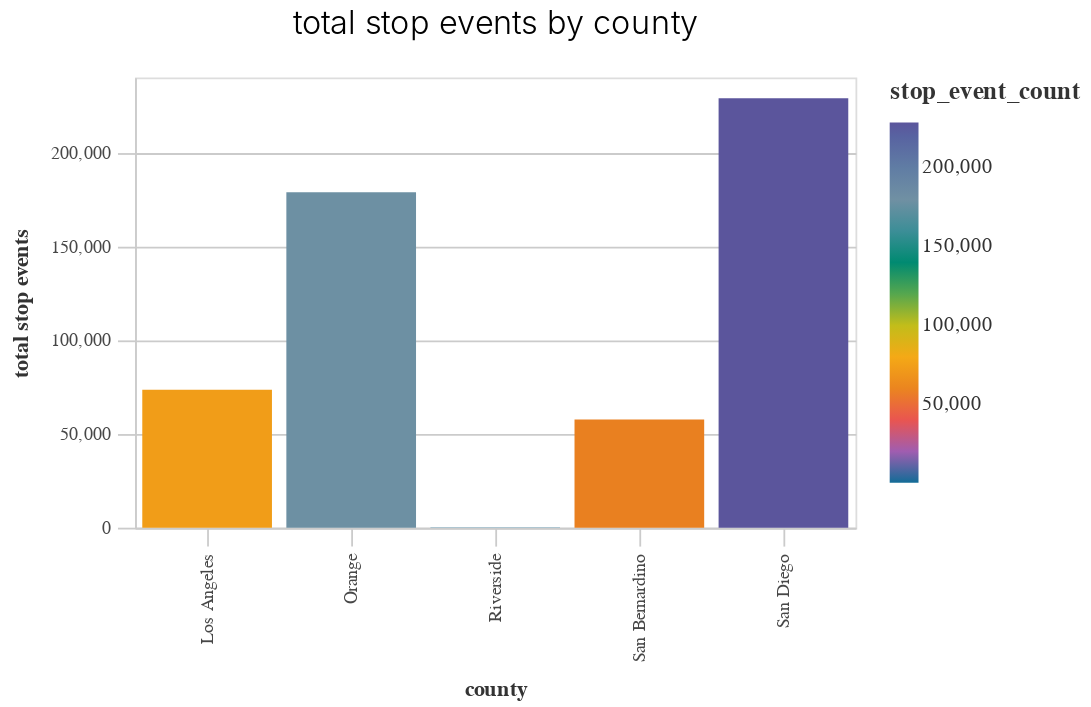

Write notebook code for a chart like this one.
### Code cell
import altair as alt

def make_chart(trips_county, colorscale): 
    chart = (alt.Chart(trips_county)
             .mark_bar()
             .encode(
                 x=alt.X("COUNTY_NAME", title="county"),
                 y=alt.Y("stop_event_count", title="total stop events"),
                 color = alt.Color("stop_event_count",
                                   scale = alt.Scale(range=colorscale),
                                  ),
             ).properties(title="total stop events by county")
            )
    chart = styleguide.preset_chart_config(chart)
    display(chart)

make_chart(trips_county, cp.CALITP_CATEGORY_BOLD_COLORS)

### Figure 1 — Vega-Lite specification as saved in the notebook (floating-point values rounded to 4 significant figures)
{"config": {"view": {"continuousWidth": 300, "continuousHeight": 300}, "axis": {"domainColor": "#cbcbcb", "grid": true, "gridColor": "#cbcbcb", "gridWidth": 1, "labelColor": "#474747", "labelFont": "Nunito Sans", "labelFontSize": 10, "labelPadding": 4, "tickColor": "#cbcbcb", "tickSize": 10, "titleColor": "#333", "titleFont": "Raleway", "titleFontSize": 12, "titlePadding": 10}, "axisBand": {"grid": false}, "background": "white", "font": "Raleway", "header": {"labelFont": "Nunito Sans", "titleFont": "Raleway"}, "legend": {"labelColor": "#333", "labelFont": "Nunito Sans", "labelFontSize": 11, "labelLimit": 0, "padding": 1, "symbolSize": 30, "symbolType": "square", "titleColor": "#333", "titleFont": "Raleway", "titleFontSize": 14, "titlePadding": 10}, "title": {"anchor": "middle", "font": "Raleway", "fontSize": 18, "fontWeight": 300, "offset": 20}}, "data": {"name": "data-c4d1a71573451ecaa8b1ab03e2c7219b"}, "mark": {"type": "bar"}, "encoding": {"color": {"field": "stop_event_count", "scale": {"range": ["#136C97", "#E16B26", "#F6BF16", "#00896B", "#7790A3", "#5B559C"]}, "type": "quantitative"}, "x": {"field": "COUNTY_NAME", "title": "county", "type": "nominal"}, "y": {"field": "stop_event_count", "title": "total stop events", "type": "quantitative"}}, "height": 250, "title": "total stop events by county", "width": 400, "$schema": "https://vega.github.io/schema/vega-lite/v5.14.1.json", "datasets": {"data-c4d1a71573451ecaa8b1ab03e2c7219b": [{"COUNTY_NAME": "Los Angeles", "stop_event_count": 73507, "stop_id": 1539, "trips_per_stop": 47.76}, {"COUNTY_NAME": "Orange", "stop_event_count": 178772, "stop_id": 5221, "trips_per_stop": 34.24}, {"COUNTY_NAME": "Riverside", "stop_event_count": 147, "stop_id": 4, "trips_per_stop": 36.75}, {"COUNTY_NAME": "San Bernardino", "stop_event_count": 57712, "stop_id": 2257, "trips_per_stop": 25.57}, {"COUNTY_NAME": "San Diego", "stop_event_count": 228968, "stop_id": 4226, "trips_per_stop": 54.18}]}}
